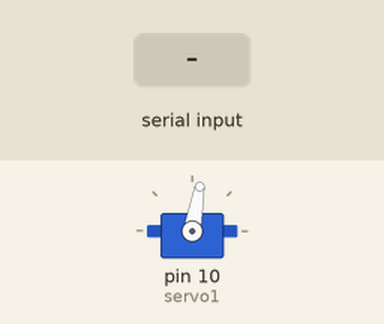
A sketch run on a simulated Arduino Uno, built with avr-gcc and run on an emulated ATmega328P. On the bench: servo. Inputs (shaded band) come from the test bench.

Above: at 1.2 s.
1.3 s: "1" received over Serial
At 4.3 s:
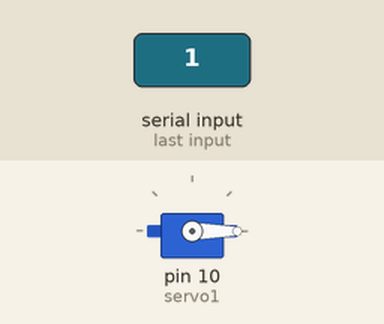
Timing chart, 0 to 6.8 s (numbered marks = the images above; inputs shaded):
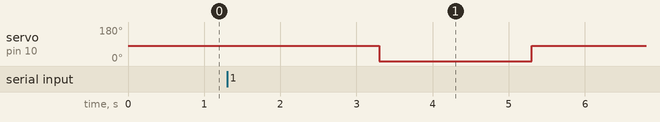

The sketch:

armProg.ino
```cpp
#include <Servo.h>

Servo servo1;

void setup() {
    Serial.begin(9600);
    servo1.attach(10);
    servo1.write(80);
}

void loop() {
    if (Serial.available() > 0) {
      delay(2000);
      servo1.write(0);

      delay(2000);
      servo1.write(80);
      Serial.read();
    }
}
```

Measured:
- after the input at 1.3 s, servo on pin 10 (servo1): 80° → 0° after 2.0 s, → 80° 2.0 s later
